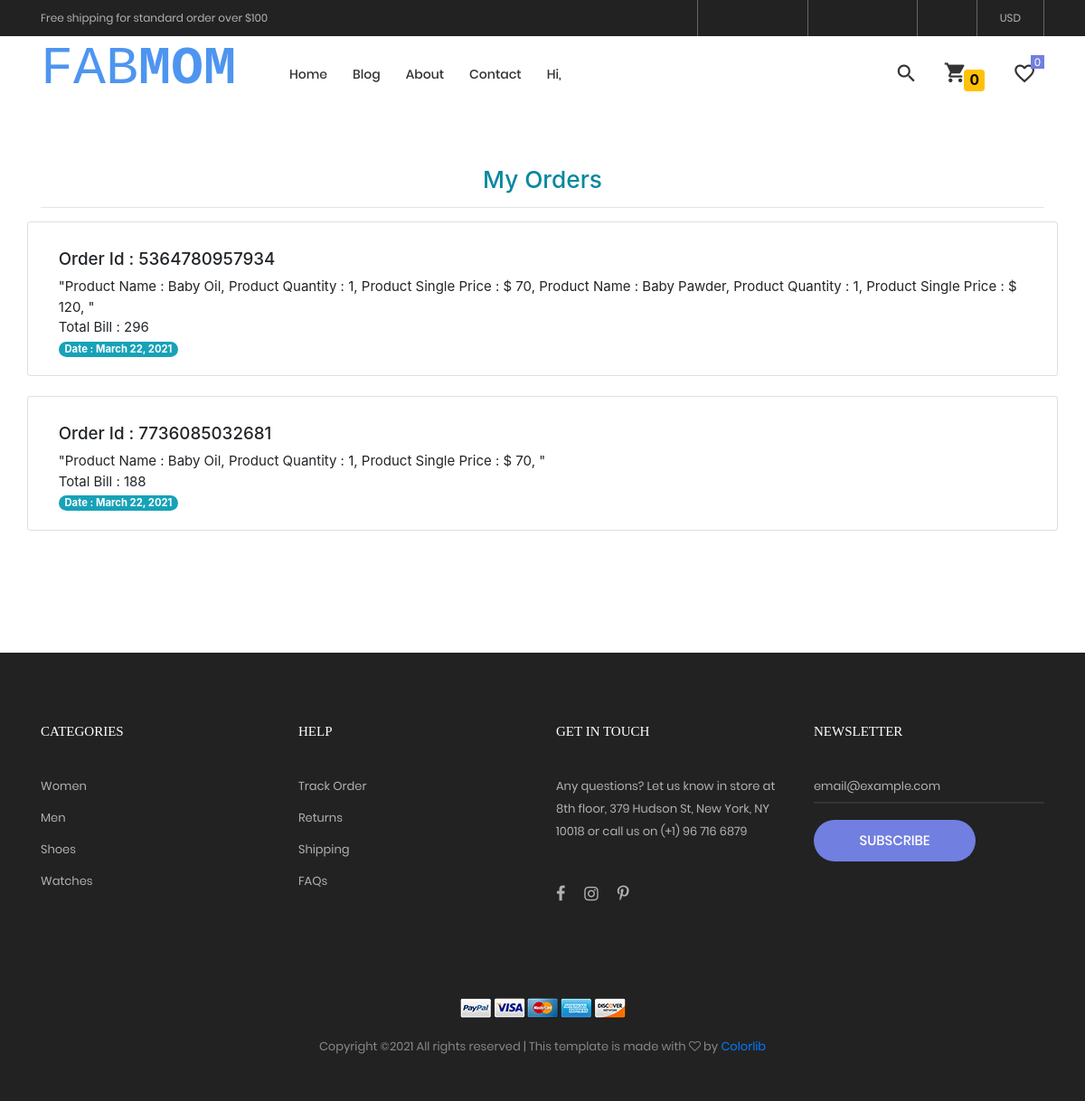
Screenshot of /my_orders (signed in) with the database file from the repository.
### webapp1/models.py (models this page shows)
class Order(models.Model):
    user = models.ForeignKey(User, on_delete=models.CASCADE)
    order_id = models.CharField(max_length=1000)
    product_details = models.TextField()
    total_bill = models.CharField(max_length=1000)
    first_name = models.CharField(max_length=1000)
    last_name = models.CharField(max_length=1000)
    email = models.CharField(max_length=1000)
    phone = models.CharField(max_length=100)
    country = models.CharField(max_length=1000)
    street = models.CharField(max_length=1000)
    city = models.CharField(max_length=1000)
    zip = models.CharField(max_length=1000)
    ordered = models.BooleanField(default=False)
    order_date = models.DateField(default=datetime.now(), blank=True)

### webapp1/views.py (the view)
# urls.py: path('my_orders', views.my_orders, name='my_orders'),
def my_orders(request):
    user = request.user
    get_all_order = Order.objects.filter(user=user)
    context = {'get_all_order':get_all_order}
    return render(request, 'my_order.html', context)

### webapp1/templates/my_order.html (shortened to what this page needs)
{% extends 'base.html' %}
{% block body %}
<div class="container">
<h3><p class="text-center" style="color:#07889E;">My Orders</p></h3><hr>
</div>
{% if get_all_order %}
{% for k in get_all_order %}
<div class="card container">
  <div class="card-body">
    <h5>Order Id : {{k.order_id}}</h5>
    <h7>{{k.product_details}}</h7></br>
    <h7>Total Bill : {{k.total_bill}}</h7><br/>
    <span class="badge badge-info badge-pill"> <h7>Date : {{k.order_date}}</h7></span>
  </div>
</div>
<br/>
{% endfor %}
{% else %}
<p class="text-center">You Have No Order To See</p>
</br>
</br>
{% endif %}
{% endblock %}

### static/webapp1/css/main.css (style rules this page uses)
.container { max-width: 1380px; }
@media (max-width: 1600px) { .container { max-width: 1200px; } }

### rows the page displays
Order: order_id "5364780957934", product_details "\"Product Name : Baby Oil, Product Quantity : 1, Product Single Price : $ 70, Product Name : Baby Pawder, Product Quantity : 1, Product Single Price : $ 120, \"", total_bill "296", order_date "March 22, 2021"
Order: order_id "7736085032681", product_details "\"Product Name : Baby Oil, Product Quantity : 1, Product Single Price : $ 70, \"", total_bill "188", order_date "March 22, 2021"
